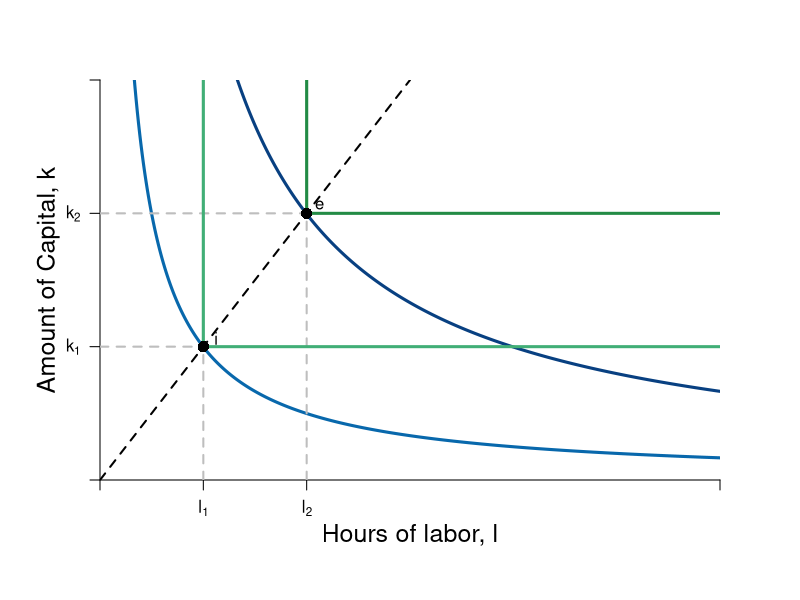

Write R code to recreate this figure.
#Graph Designer: Simon Halliday / Scott Cohn
#Authors: Bowles and Halliday
#Title: Coordination, Conflict and Competition: A Text in Microeconomics

library(shape)
pdf(file = "firmmarketsupply/tech_intensity_CD_L_b.pdf", width = 9, height = 7)

#Set parameters for graphics
axislabelsize <- 1.5
labelsize <- 1.2
graphlinewidth <- 3
segmentlinewidth <- 2

COL <- c("#7fc97f", "#beaed4", "#fdc086", "#ffff99", "#386cb0", "#f0027f", "#bf5b17", "#666666")
COLA <- c("#e0f3db", "#99d8c9","#66c2a4","#41ae76", "#238b45", "#005824")
COLB <- c("#c6dbef", "#4eb3d3", "#2b8cbe", "#0868ac","#084081")

par(mar =  c(6, 5, 4, 4))

isoquant <- function(l, alpha = 0.5, x = 5, A = 1) {
  (x / (A*l^alpha))^(1/(1 - alpha))
}

xlims <- c(0, 12)
ylims <- c(0, 12)

npts <- 501 


plot(0, 0, xlim = xlims, ylim = ylims, type = "n",
     xlab = expression(paste("")),
     ylab = expression(paste("")), 
     xaxt = "n", 
     yaxt = "n", 
     cex.lab = axislabelsize, 
     bty = "n",
     xaxs="i", 
     yaxs="i")

ticksy <- c(0, 4, 8, ylims[2])
ylabels <- c(NA, expression(paste(k[1])), expression(paste(k[2])), NA)
ticksx <- c(0, 2, 4, xlims[2])
xlabels <- c(NA, expression(paste(l[1])), expression(paste(l[2])), NA)

axis(1, at = ticksx, pos = 0, labels = xlabels)
axis(2, at = ticksy, pos = 0, labels = ylabels, las = 1)

npts <- 500 
xx1 <- seq(xlims[1], xlims[2], length.out = npts)

# Isoquant
lines(xx1, isoquant(xx1, x = 5, alpha = 0.5, A = 1.77), col = COLB[4], lwd = graphlinewidth)
lines(xx1, isoquant(xx1, x = 5, alpha = 0.5, A = 0.885), col = COLB[5], lwd = graphlinewidth)

# dash diagonal
segments(0, 0, 6, ylims[2], lty = 2, col = "black", lwd = segmentlinewidth)

# Grey segments
segments(0, 4, 2, 4, lty = 2, col = "grey", lwd = segmentlinewidth)
segments(2, 0, 2, 4, lty = 2, col = "grey", lwd = segmentlinewidth)

segments(0, 8, 4, 8, lty = 2, col = "grey", lwd = segmentlinewidth)
segments(4, 0, 4, 8, lty = 2, col = "grey", lwd = segmentlinewidth)


# Leontief
segments(2, 4, xlims[2], 4, lty = 1, col = COLA[4], lwd = graphlinewidth)
segments(2, 4, 2, ylims[2], lty = 1, col = COLA[4],  lwd = graphlinewidth)

segments(4, 8, xlims[2], 8, lty = 1, col = COLA[5], lwd = graphlinewidth)
segments(4, 8, 4, ylims[2], lty = 1, col = COLA[5],  lwd = graphlinewidth)


# Axis 
mtext(expression(paste("Hours of labor, ", l)), side=1, line = 2.5, cex = axislabelsize)
text(-1, 0.5*ylims[2], expression(paste("Amount of Capital, ", k)), xpd = TRUE, cex = axislabelsize, srt = 90) 

# Points
points(2, 4, pch = 16, col = "black", cex = 1.5)
text(2.25, 4.25, expression(i))

points(4, 8, pch = 16, col = "black", cex = 1.5)
text(4.25, 8.25, expression(e))

dev.off()
